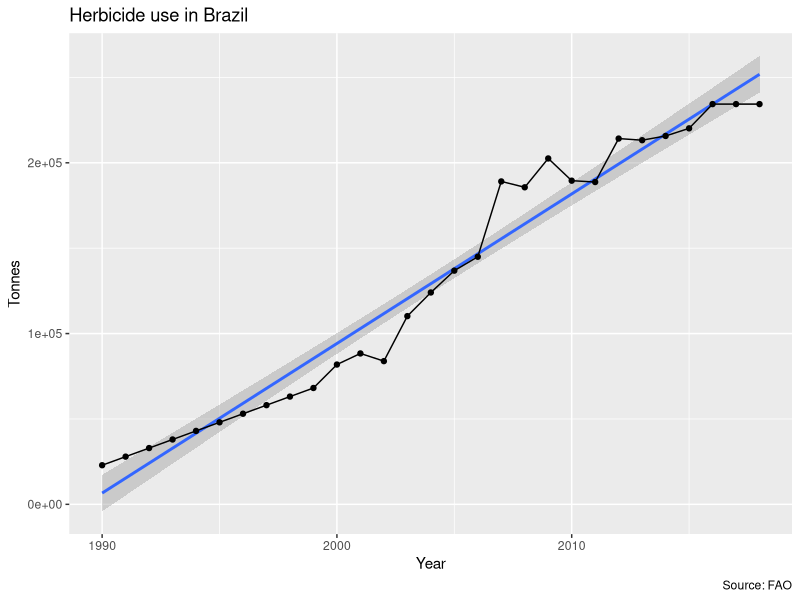
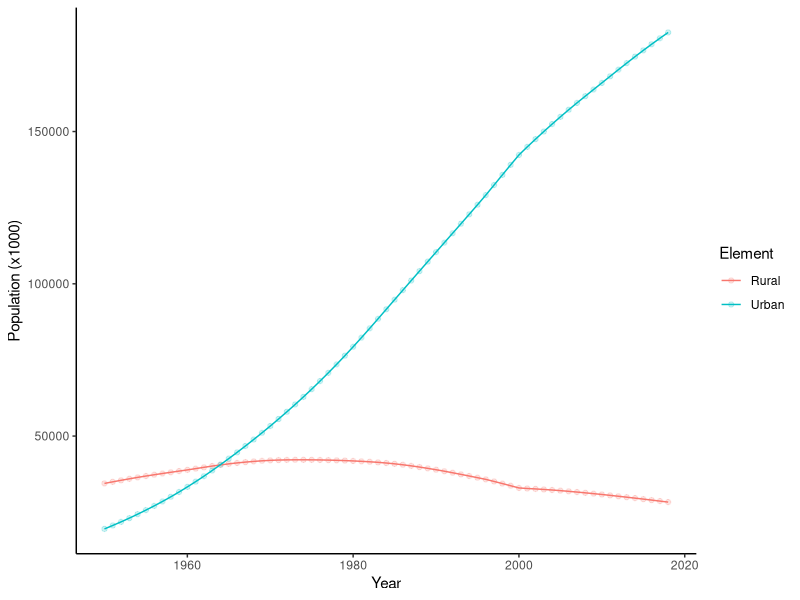

Write the R code that produced these figures, in order.
## ---- chunk 1
knitr::opts_chunk$set(echo = TRUE)
## ---- chunk 2
library(tidyverse)
## ---- chunk 3
read_csv("herbicide_fao.csv") %>% 
  ggplot(aes(x = Year, y = Value)) +
  geom_smooth(method = "lm") +
  geom_point() +
  geom_line() +
  labs(title = "Herbicide use in Brazil",
       y = "Tonnes", 
       caption = "Source: FAO")
## ---- chunk 4
read_csv("br_population.csv") %>% 
  filter(Element %in% c("Rural population", "Urban population")) %>% 
  mutate(Element = str_remove_all(Element, " population")) %>% 
  ggplot(aes(x = Year, y = Value, color = Element)) +
  geom_point(alpha = 0.2) +
  geom_line() +
  theme_classic() +
  labs(y = "Population (x1000)")
